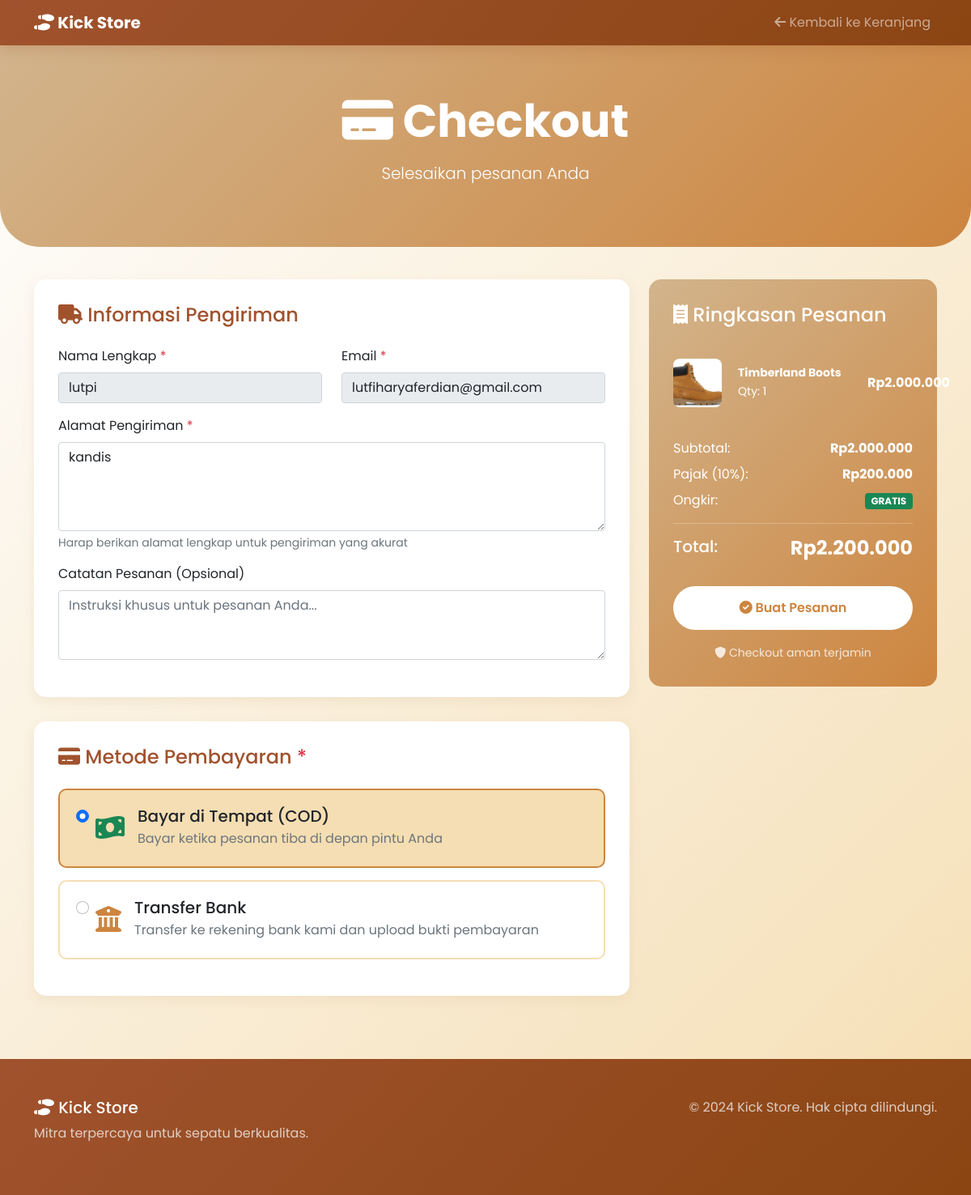
Page /buyer/checkout.php (signed in) on the committed database.
### tables this page shows
CREATE TABLE `users` (
  `id` int NOT NULL,
  `username` varchar(50) NOT NULL,
  `email` varchar(100) NOT NULL,
  `password` varchar(255) NOT NULL,
  `full_name` varchar(100) NOT NULL,
  `phone` varchar(20) DEFAULT NULL,
  `address` text,
  `role` enum('buyer','admin') DEFAULT 'buyer',
  `created_at` timestamp NULL DEFAULT CURRENT_TIMESTAMP
);

CREATE TABLE `cart` (
  `id` int NOT NULL,
  `user_id` int NOT NULL,
  `product_id` int NOT NULL,
  `quantity` int NOT NULL,
  `created_at` timestamp NULL DEFAULT CURRENT_TIMESTAMP
);

CREATE TABLE `products` (
  `id` int NOT NULL,
  `name` varchar(100) NOT NULL,
  `description` text,
  `price` decimal(10,2) NOT NULL,
  `stock` int DEFAULT '0',
  `category_id` int DEFAULT NULL,
  `image` varchar(255) DEFAULT NULL,
  `brand` varchar(50) DEFAULT NULL,
  `size` varchar(10) DEFAULT NULL,
  `color` varchar(30) DEFAULT NULL,
  `image_url` varchar(255) DEFAULT NULL,
  `status` enum('active','inactive') DEFAULT 'active',
  `created_at` timestamp NULL DEFAULT CURRENT_TIMESTAMP
);

### buyer/checkout.php (the view, shortened to what this page needs)
<?php
$database = new Database();
$db = $database->getConnection();
$user_id = $_SESSION['user_id'];
$cart_query = "SELECT c.*, p.name, p.price, p.stock, p.image_url
               FROM cart c
               JOIN products p ON c.product_id = p.id
               WHERE c.user_id = ?";
$cart_stmt = $db->prepare($cart_query);
$cart_stmt->execute([$user_id]);
$cart_items = $cart_stmt->fetchAll(PDO::FETCH_ASSOC);
$subtotal = 0;
foreach ($cart_items as $item) {
    $subtotal += $item['price'] * $item['quantity'];
}
$tax_rate = 0.10;
$tax_amount = $subtotal * $tax_rate;
$shipping_amount = $subtotal > 100000 ? 0 : 15000;
$total = $subtotal + $tax_amount + $shipping_amount;
$user_query = "SELECT * FROM users WHERE id = ?";
$user_stmt = $db->prepare($user_query);
$user_stmt->execute([$user_id]);
$user = $user_stmt->fetch(PDO::FETCH_ASSOC);
?>
<!DOCTYPE html>
<html lang="id">
<head>
    <link href="https://cdn.jsdelivr.net/npm/bootstrap@5.1.3/dist/css/bootstrap.min.css" rel="stylesheet">
    <link href="https://cdnjs.cloudflare.com/ajax/libs/font-awesome/6.0.0/css/all.min.css" rel="stylesheet">
</head>
<body>
    <nav class="navbar navbar-expand-lg navbar-dark sticky-top">
        <div class="container">
            <a class="navbar-brand fw-bold" href="index.php">
                <i class="fas fa-shoe-prints"></i> Kick Store
            </a>
            <div class="navbar-nav ms-auto">
                <a class="nav-link" href="cart.php">
                    <i class="fas fa-arrow-left"></i> Kembali ke Keranjang
                </a>
            </div>
        </div>
    </nav>
    <div class="hero-section">
        <div class="container text-center">
            <h1 class="display-4 fw-bold mb-3">
                <i class="fas fa-credit-card"></i> Checkout
            </h1>
            <p class="lead">Selesaikan pesanan Anda</p>
        </div>
    </div>
    <div class="container">
        <form method="POST" action="checkout.php" id="checkoutForm" enctype="multipart/form-data">
            <div class="row">
                <div class="col-lg-8">
                    <div class="checkout-section">
                        <h4 class="mb-4" style="color: #A0522D;">
                            <i class="fas fa-truck"></i> Informasi Pengiriman
                        </h4>
                        <div class="row">
                            <div class="col-md-6 mb-3">
                                <label class="form-label">Nama Lengkap <span class="required">*</span></label>
                                <input type="text" class="form-control" value="<?php echo htmlspecialchars($user['full_name'] ?? ''); ?>" readonly>
                            </div>
                            <div class="col-md-6 mb-3">
                                <label class="form-label">Email <span class="required">*</span></label>
                                <input type="email" class="form-control" value="<?php echo htmlspecialchars($user['email'] ?? ''); ?>" readonly>
                            </div>
                        </div>
                        <div class="mb-3">
                            <label class="form-label">Alamat Pengiriman <span class="required">*</span></label>
                            <textarea name="shipping_address" class="form-control" rows="4" required
                                      placeholder="Masukkan alamat lengkap termasuk jalan, kota, provinsi, dan kode pos"><?php echo htmlspecialchars($user['address'] ?? ''); ?></textarea>
                            <div class="form-text">Harap berikan alamat lengkap untuk pengiriman yang akurat</div>
                        </div>
                        <div class="mb-3">
                            <label class="form-label">Catatan Pesanan (Opsional)</label>
                            <textarea name="notes" class="form-control" rows="3"
                                      placeholder="Instruksi khusus untuk pesanan Anda..."></textarea>
                        </div>
                    </div>
                    <div class="checkout-section">
                        <h4 class="mb-4" style="color: #A0522D;">
                            <i class="fas fa-credit-card"></i> Metode Pembayaran <span class="required">*</span>
                        </h4>
                        <div class="payment-option" onclick="selectPayment('cod')">
                            <div class="form-check">
                                <input class="form-check-input" type="radio" name="payment_method" value="cod" id="cod" checked>
                                <label class="form-check-label w-100" for="cod">
                                    <div class="d-flex align-items-center">
                                        <i class="fas fa-money-bill-wave fa-2x me-3 text-success"></i>
                                        <div>
                                            <h5 class="mb-1">Bayar di Tempat (COD)</h5>
                                            <p class="mb-0 text-muted">Bayar ketika pesanan tiba di depan pintu Anda</p>
                                        </div>
                                    </div>
                                </label>
                            </div>
                        </div>
                        <div class="payment-option" onclick="selectPayment('bank_transfer')">
                            <div class="form-check">
                                <input class="form-check-input" type="radio" name="payment_method" value="bank_transfer" id="bank_transfer">
                                <label class="form-check-label w-100" for="bank_transfer">
                                    <div class="d-flex align-items-center">
                                        <i class="fas fa-university fa-2x me-3" style="color: #CD853F;"></i>
                                        <div>
                                            <h5 class="mb-1">Transfer Bank</h5>
                                            <p class="mb-0 text-muted">Transfer ke rekening bank kami dan upload bukti pembayaran</p>
                                        </div>
                                    </div>
                                </label>
                            </div>
                        </div>
                    </div>
                </div>
                <div class="col-lg-4">
                    <div class="order-summary">
                        <h4 class="mb-4">
                            <i class="fas fa-receipt"></i> Ringkasan Pesanan
                        </h4>
                        <div class="mb-4">
                            <?php foreach ($cart_items as $item): ?>
                                <div class="cart-item">
                                    <div class="row align-items-center">
                                        <div class="col-3">
                                            <?php if (!empty($item['image_url']) && file_exists('../' . $item['image_url'])): ?>
                                                <img src="../<?php echo htmlspecialchars($item['image_url']); ?>"
                                                     alt="<?php echo htmlspecialchars($item['name']); ?>"
                                                     class="product-image">
                                            <?php else: ?>
                                                <div class="image-placeholder">
                                                    <i class="fas fa-image"></i>
                                                </div>
                                            <?php endif; ?>
                                        </div>
                                        <div class="col-6">
                                            <div class="fw-bold small"><?php echo htmlspecialchars($item['name']); ?></div>
                                            <small>Qty: <?php echo $item['quantity']; ?></small>
                                        </div>
                                        <div class="col-3 text-end">
                                            <div class="fw-bold">Rp<?php echo number_format($item['price'] * $item['quantity'], 0, ',', '.'); ?></div>
                                        </div>
                                    </div>
                                </div>
                            <?php endforeach; ?>
                        </div>
                        <div class="d-flex justify-content-between mb-2">
                            <span>Subtotal:</span>
                            <span class="fw-bold">Rp<?php echo number_format($subtotal, 0, ',', '.'); ?></span>
                        </div>
                        <div class="d-flex justify-content-between mb-2">
                            <span>Pajak (10%):</span>
                            <span class="fw-bold">Rp<?php echo number_format($tax_amount, 0, ',', '.'); ?></span>
                        </div>
                        <div class="d-flex justify-content-between mb-3">
                            <span>Ongkir:</span>
                            <span class="fw-bold">
                                <?php if ($shipping_amount == 0): ?>
                                    <span class="badge bg-success">GRATIS</span>
                                <?php else: ?>
                                    Rp<?php echo number_format($shipping_amount, 0, ',', '.'); ?>
                                <?php endif; ?>
                            </span>
                        </div>
                        <hr style="border-color: rgba(255,255,255,0.3);">
                        <div class="d-flex justify-content-between mb-4">
                            <span class="h5">Total:</span>
                            <span class="h4 fw-bold">Rp<?php echo number_format($total, 0, ',', '.'); ?></span>
                        </div>
                        <button type="submit" class="btn-place-order">
                            <i class="fas fa-check-circle"></i> Buat Pesanan
                        </button>
                        <div class="text-center mt-3">
                            <small style="color: rgba(255,255,255,0.8);">
                                <i class="fas fa-shield-alt"></i> Checkout aman terjamin
                            </small>
                        </div>
                    </div>
                </div>
            </div>
        </form>
    </div>
    <footer class="py-5 mt-5" style="background: linear-gradient(135deg, #A0522D 0%, #8B4513 100%); color: white;">
        <div class="container">
            <div class="row">
                <div class="col-md-6">
                    <h5><i class="fas fa-shoe-prints"></i> Kick Store</h5>
                    <p class="text-light opacity-75">Mitra terpercaya untuk sepatu berkualitas.</p>
                </div>
                <div class="col-md-6 text-end">
                    <p class="text-light opacity-75">© 2024 Kick Store. Hak cipta dilindungi.</p>
                </div>
            </div>
        </div>
    </footer>
</body>
</html>

### buyer/checkout.php (style rules this page uses)
* { font-family: 'Poppins', sans-serif; }
body { background: linear-gradient(135deg, #FEFEFE 0%, #F5DEB3 100%); min-height: 100vh; }
.navbar { background: linear-gradient(135deg, #A0522D 0%, #8B4513 100%) !important; box-shadow: 0 2px 20px rgba(160, 82, 45, 0.3); }
.checkout-section { background: white; border-radius: 15px; box-shadow: 0 5px 15px rgba(210, 180, 140, 0.2); padding: 30px; margin-bottom: 30px; }
.order-summary { background: linear-gradient(135deg, #D2B48C 0%, #CD853F 100%); color: white; border-radius: 15px; padding: 30px; position: sticky; top: 100px; }
.hero-section { background: linear-gradient(135deg, #D2B48C 0%, #CD853F 100%); color: white; padding: 60px 0; margin-bottom: 40px; border-radius: 0 0 50px 50px; }
.btn-place-order { background: white; color: #CD853F; border: none; padding: 15px 30px; border-radius: 50px; font-weight: 600; transition: all 0.3s ease; width: 100%; }
.cart-item { border-bottom: 1px solid rgba(255,255,255,0.2); padding: 15px 0; }
.cart-item:last-child { border-bottom: none; }
.product-image { width: 60px; height: 60px; object-fit: cover; border-radius: 8px; }
.payment-option { border: 2px solid #F5DEB3; border-radius: 10px; padding: 20px; margin-bottom: 15px; transition: all 0.3s ease; cursor: pointer; }
.payment-option.selected { border-color: #CD853F; background-color: #F5DEB3; }
.required { color: #dc3545; }

### rows in the picture
users: full_name "lutpi", email "lutfiharyaferdian@gmail.com", shipping_address "kandis"
cart: product.image_url (picture), product.name "Timberland Boots", quantity "1", $item['price'] * $item['quantity'] "2.000.000"

### other values in the picture
$subtotal "2.000.000"
$tax_amount "200.000"
$total "2.200.000"
